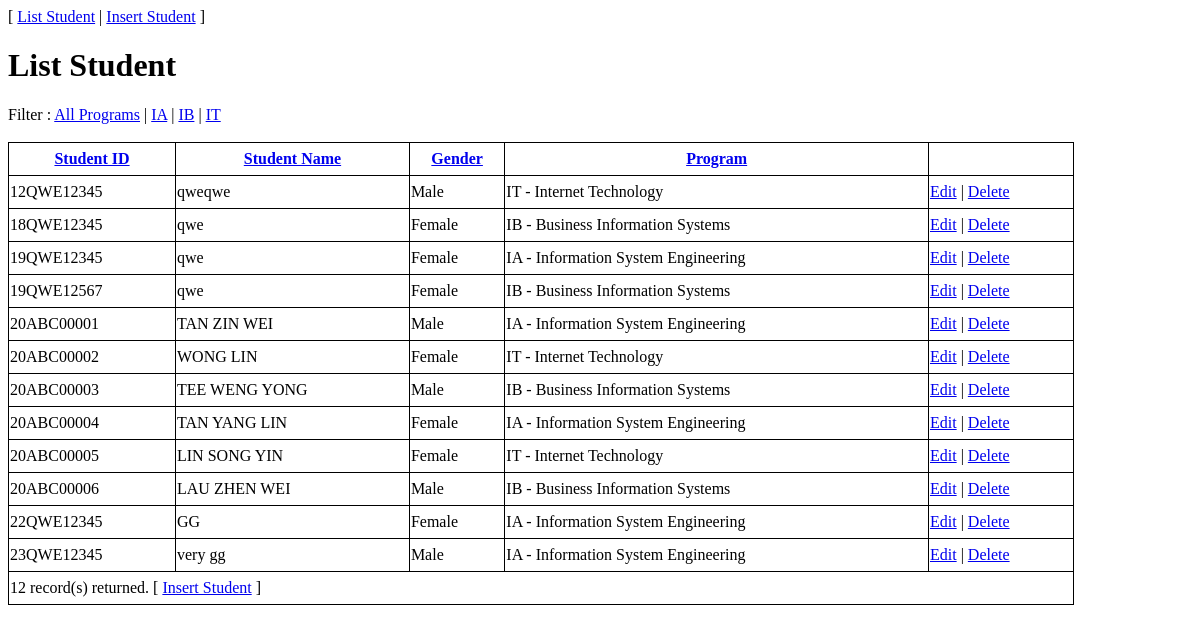
Page /Diploma/Practical5Q3/P5Q3list-student.php on the committed database.
### tables this page shows
CREATE TABLE `student` (
  `StudentID` char(10) NOT NULL,
  `StudentName` varchar(30) NOT NULL,
  `Gender` char(1) NOT NULL,
  `Program` char(2) NOT NULL
);

### Diploma/Practical5Q3/P5Q3list-student.php (the view, shortened to what this page needs)
<!DOCTYPE html>
<html>
    <head>
    </head>
    <body>
        <?php
        echo "<link rel='stylesheet' href='student.css'>";
        echo "<h1>List Student</h1>";
        $arrayGender=array('M'=>'Male','F'=>'Female');
        $arrayProgram=array('IA'=>'Information System Engineering','IB'=>'Business Information Systems','IT'=>'Internet Technology');
        include 'connectSQL.php';
        $count=0;
        global $sort;
        global $order;
        global $program;
        echo "Filter : <a href='?Order=$order&Sort=$sort'> All Programs</a>\t|\t";
        echo "<a href='?Program=IA&Order=$order&Sort=$sort'>IA</a>\t|\t";
        echo "<a href='?Program=IB&Order=$order&Sort=$sort'>IB</a>\t|\t";
        echo "<a href='?Program=IT&Order=$order&Sort=$sort'>IT</a></br></br>";
        echo "<table>";
        echo "<tr><th><a href='?Program=$program&Order=StudentID&Sort=";
        echo $sort === "ASC" ? "DESC" : "ASC";
        echo " '>Student ID</a>";
        echo "</th><th><a href='?Program=$program&Order=StudentName&Sort=";
        echo $sort === "ASC" ? "DESC" : "ASC";
        echo "'>Student Name</a>";
        echo "</th><th><a href='?Program=$program&Order=Gender&Sort=";
        echo $sort === "ASC" ? "DESC" : "ASC";
        echo "'>Gender</a>";
        echo "</th><th><a href='?Program=$program&Order=Program&Sort=";
        echo $sort === "ASC" ? "DESC" : "ASC";
        echo "'>Program</a>";
        echo "</th><th></th></tr>";
        if(isset($order))
            $orderCondition ="ORDER BY $order";
        else
            $orderCondition ="";
        if(isset($program))
            $programCondition ="WHERE Program LIKE '$program'";
        else
            $programCondition ="";
        $SQL_Student = "SELECT * FROM student  $programCondition  $orderCondition $sort";
        if($SQL_Query= mysqli_query($DB_Student, $SQL_Student)){
            if(mysqli_num_rows($SQL_Query)>0){
                while ($row = mysqli_fetch_array($SQL_Query)) {
                    echo "<tr><td>".$row['StudentID']."</td><td>".$row['StudentName']."</td>";
                    echo "<td>".$arrayGender[$row['Gender']]."</td><td>".$row['Program']."\t-\t".$arrayProgram[$row['Program']]."</td>";
                    echo "<td><a href='P5Q3edit-student.php?EditID=".$row['StudentID']."'>Edit</a> | <a href='P5Q3delete-student.php?DeleteID=".$row['StudentID']."'>Delete</a></td></tr>";
                    $count++;
                }
                echo "<tr><td colspan='5'>$count record(s) returned.\t[\t<a href='P5Q3insert-student.php'>Insert Student</a>\t]</td></tr>";
                echo "</table>";
            }
            else{
                echo "Not Records";
            }
        }
        else{
            echo "ERROR: Could not able to execute $SQL_Student. " . mysqli_error($DB_Student);
        }
        ?>
    </body>
</html>

### Diploma/Practical5Q3/student.css (style rules this page uses)
table { border-collapse: collapse; width: 90%; }
table td, th { border: 1px solid black; height: 30px; }
.deleteTable td, th { border: 1px solid black; height: 30px; }

### rows in the picture
student: StudentID "12QWE12345", StudentName "qweqwe", Gender "Male", Program "IT", Program "Internet Technology"
student: StudentID "18QWE12345", StudentName "qwe", Gender "Female", Program "IB", Program "Business Information Systems"
student: StudentID "19QWE12345", StudentName "qwe", Gender "Female", Program "IA", Program "Information System Engineering"
student: StudentID "19QWE12567", StudentName "qwe", Gender "Female", Program "IB", Program "Business Information Systems"
student: StudentID "20ABC00001", StudentName "TAN ZIN WEI", Gender "Male", Program "IA", Program "Information System Engineering"
student: StudentID "20ABC00002", StudentName "WONG LIN", Gender "Female", Program "IT", Program "Internet Technology"
student: StudentID "20ABC00003", StudentName "TEE WENG YONG", Gender "Male", Program "IB", Program "Business Information Systems"
student: StudentID "20ABC00004", StudentName "TAN YANG LIN", Gender "Female", Program "IA", Program "Information System Engineering"
student: StudentID "20ABC00005", StudentName "LIN SONG YIN", Gender "Female", Program "IT", Program "Internet Technology"
student: StudentID "20ABC00006", StudentName "LAU ZHEN WEI", Gender "Male", Program "IB", Program "Business Information Systems"
student: StudentID "22QWE12345", StudentName "GG", Gender "Female", Program "IA", Program "Information System Engineering"
student: StudentID "23QWE12345", StudentName "very gg", Gender "Male", Program "IA", Program "Information System Engineering"

### other values in the picture
$count "12"
